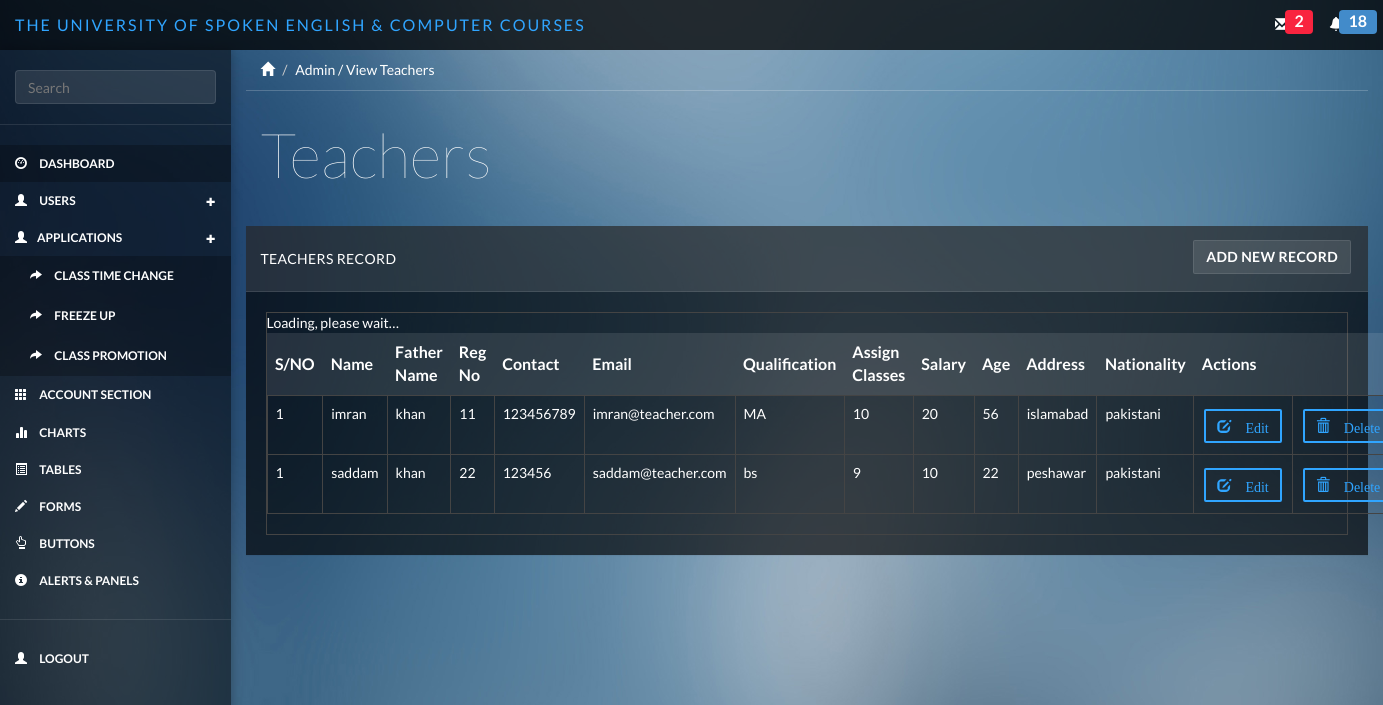
/index.php/admin/teacher_view, run on an earlier commit of the app's database.
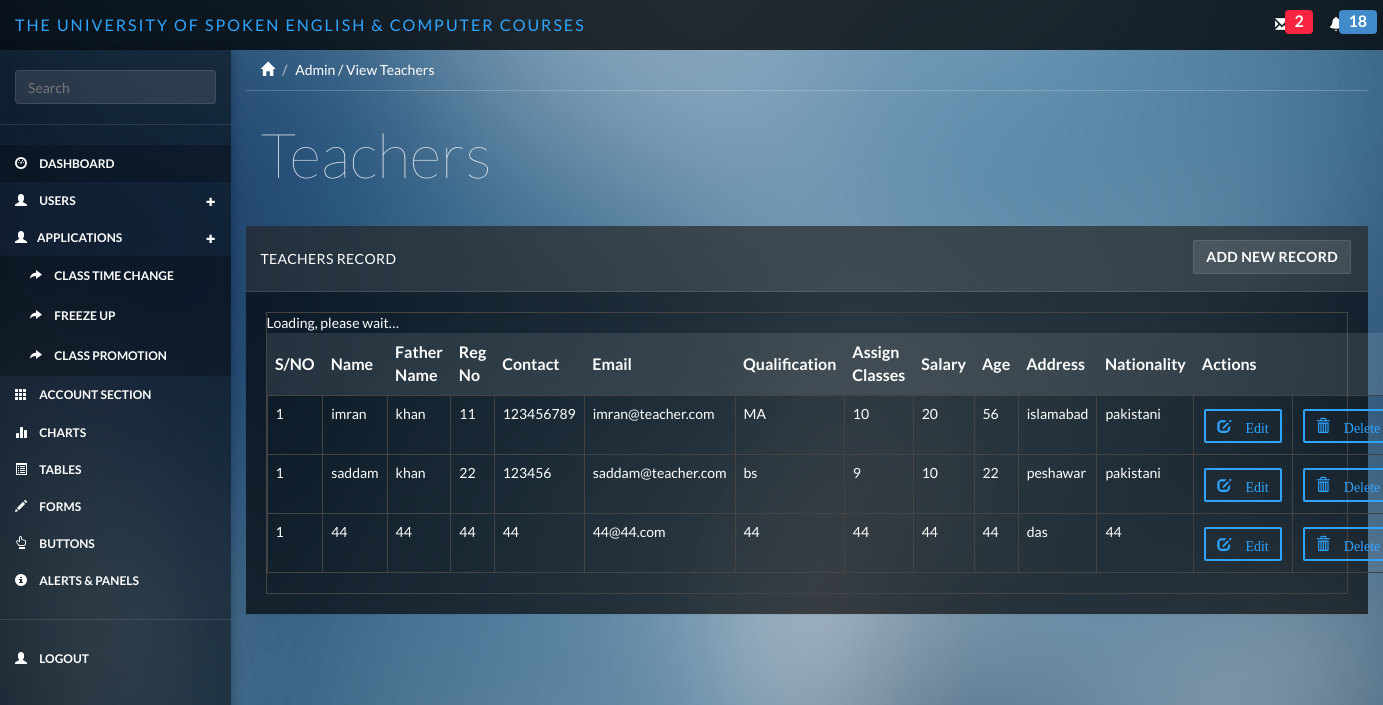
And on a later commit of the database.
### tables this page shows
CREATE TABLE IF NOT EXISTS `teacher` (
  `t_id` int(11) NOT NULL AUTO_INCREMENT,
  `reg_number` varchar(255) NOT NULL,
  `fkuser_id` int(11) NOT NULL,
  `salary` varchar(255) NOT NULL,
  `qualification` varchar(255) NOT NULL,
  `class_assign` varchar(255) NOT NULL,
  `description` varchar(255) NOT NULL,
  `created_at` varchar(255) NOT NULL,
  `updated_at` varchar(255) NOT NULL,
  `created_by` varchar(255) NOT NULL,
  PRIMARY KEY (`t_id`)
);

CREATE TABLE IF NOT EXISTS `users` (
  `u_id` int(11) NOT NULL AUTO_INCREMENT,
  `name` varchar(255) NOT NULL,
  `f_name` varchar(255) NOT NULL,
  `age` varchar(255) NOT NULL,
  `contact` varchar(255) NOT NULL,
  `country_id` varchar(255) NOT NULL,
  `province_id` varchar(255) NOT NULL,
  `city_id` varchar(255) NOT NULL,
  `address` varchar(255) NOT NULL,
  `nationality` varchar(255) NOT NULL,
  `email` varchar(255) NOT NULL,
  `role` varchar(255) NOT NULL,
  `fktestresult_id` int(11) NOT NULL,
  `description` varchar(255) NOT NULL,
  `created_at` varchar(255) NOT NULL,
  `updated_at` varchar(255) NOT NULL,
  `created_by` varchar(255) NOT NULL,
  PRIMARY KEY (`u_id`)
);

### application/controllers/Admin.php (called while the page is built, shortened)
<?php
class Admin extends CI_Controller {
    public function teacher_view()
    {
        $this->db->select('*');
        $this->db->from('teacher');
        $this->db->join('users','users.u_id = teacher.fkuser_id');
        $query = $this->db->get();
        $result['result'] = $query->result();
        $this->load->view('include/header');
        $this->load->view('include/sidebar');
        $this->load->view('admin/teacher_view',$result);
        $this->load->view('include/footer');
    }
}

### index.php (called while the page is built, shortened)
<?php
require_once BASEPATH.'core/CodeIgniter.php';

### application/views/admin/teacher_view.php (the view)
<div class="col-sm-9 col-sm-offset-3 col-lg-10 col-lg-offset-2 main">
    <div class="row">
        <ol class="breadcrumb">
            <li><a href="#"><span class="glyphicon glyphicon-home"></span></a></li>
            <li class="active">Admin / View Teachers</li>
        </ol>
    </div>
    <div class="row">
        <div class="col-lg-12">
            <h1 class="page-header">Teachers</h1>
        </div>
    </div>
    <div class="row">
        <div class="col-lg-13">
            <div class="panel panel-default">
                <div  class="panel-heading">Teachers Record
                    <a href="<?= site_url()?>admin/teacher_add" type="button" class="btn btn-default margin  pull-right"><b>Add New Record</b></a>
                </div>
                <div class="panel-body">
                    <table data-toggle="table" data-show-refresh="true" data-search="true" data-select-item-name="toolbar1" data-pagination="true" data-sort-name="name" data-sort-order="desc">
                        <thead>
                        <tr>
                            <th data-sortable="true"><b>S/NO</b></th>
                            <th  data-sortable="true"><b>Name</b></th>
                            <th  data-sortable="true"><b>Father Name</b></th>
                            <th  data-sortable="true"><b>Reg No</b></th>
                            <th  data-sortable="true"><b>Contact</b></th>
                            <th  data-sortable="true"><b>Email</b></th>
                            <th  data-sortable="true"><b>Qualification</b></th>
                            <th  data-sortable="true"><b>Assign Classes</b></th>
                            <th  data-sortable="true"><b>Salary</b></th>
                            <th  data-sortable="true"><b>Age</b></th>
                            <th  data-sortable="true"><b>Address</b></th>
                            <th  data-sortable="true"><b>Nationality</b></th>
                            <th colspan="2"><b>Actions</b></th>
                        </tr>
                        </thead>
                        <tbody>
                        <?php foreach($result as $array){?>
                            <tr>
                                <td>1</td>
                                <td><?=$array->name?></td>
                                <td><?=$array->f_name?></td>
                                <td><?=$array->reg_number?></td>
                                <td><?=$array->contact?></td>
                                <td><?=$array->email?></td>
                                <td><?=$array->qualification?></td>
                                <td><?=$array->class_assign?></td>
                                <td><?=$array->salary?></td>
                                <td><?=$array->age?></td>
                                <td><?=$array->address?></td>
                                <td><?=$array->nationality?></td>
                                <td>
                                    <a href="<?= site_url()?>admin/teacher_edit/<?= $array->t_id ?>" type="button" class="btn btn-primary glyphicon glyphicon-edit btn-outline margin"> Edit</a>
                                </td>
                                <td>
                                    <a href="<?= site_url()?>admin/teacher_delete/<?= $array->t_id ?>/<?= $array->u_id ?>" type="button" class="btn btn-primary glyphicon glyphicon-trash btn-outline margin"> Delete</a>
                                </td>
                            </tr>
                        <?php } ?>
                        </tbody>
                    </table>
                </div>
            </div>
        </div>
    </div>
</div>

What changed in the data, as far as the page shows it:
added teacher: fkuser.name "44", fkuser.f_name "44", reg_number "44", fkuser.contact "44", fkuser.email "44@44.com", qualification "44", class_assign "44", salary "44", fkuser.age "44", fkuser.address "das", fkuser.nationality "44"
